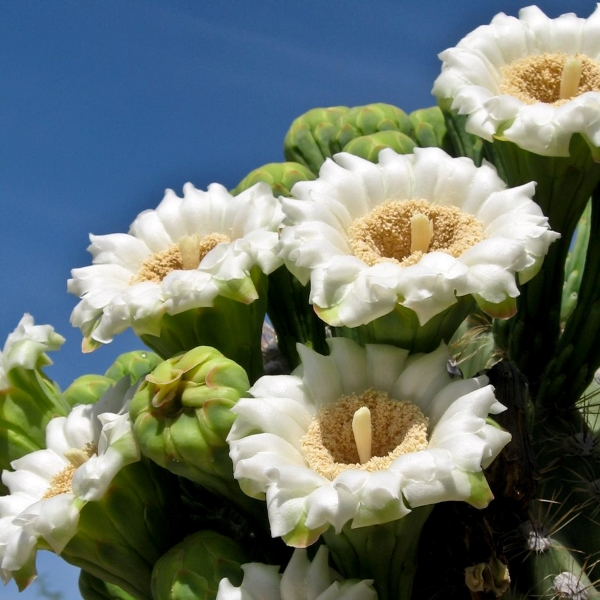
#> input picture Poissoning/kwiatki_inny.jpg, 600 x 600 px
$ python main.py
#> lines starting #> are read from the running program, lines starting #| are printed output that depends on the picture
"""
import numpy as np
import cv2
import matplotlib.pyplot as plt

# MINIMUM #

img = cv2.imread('kwiatki.jpg', 0)

lambdas = [1, 4, 8, 64, 256, 1024]

plt.figure(figsize=(16,10))
plt.subplot(2, 4, 1)
plt.imshow(img, cmap='gray')
plt.title('Obraz oryginalny')

i = 2
for l in lambdas:
    poisson_noise = np.random.poisson(l, img.shape).astype(np.float32)
    noisy_img = img + poisson_noise
    plt.subplot(2, 4, i)
    plt.imshow(noisy_img, cmap='gray')
    plt.title(f'Szum Poissona\nλ = {l}')
    i += 1

plt.show()
"""

import cv2
import numpy as np
import matplotlib.pyplot as plt

# DOMYŚLNE #

# Load the original image
img = cv2.imread('kwiatki_inny.jpg', cv2.IMREAD_GRAYSCALE)
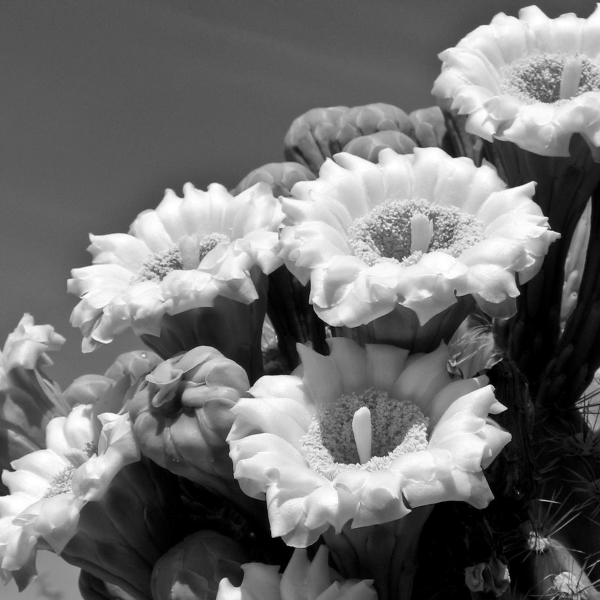
#> img: shape (600, 600); min 0, max 255, mean 113.4

# Define lambda values
lambdas = [1, 4, 8, 64, 256, 1024]

# Define interpolation methods
interpolation_methods = ['nearest', 'linear', 'area', 'cubic']

# Define image size
image_size = (600, 600)

# Generate and display interpolated images for each lambda and interpolation method
for lam in lambdas:
    # Generate noisy image using Poisson noise
    noisy_img = np.random.poisson(img / 255.0 * lam) / float(lam) * 255.0

    # Generate interpolated images for each interpolation method
    interpolated_images = []
    for method in interpolation_methods:
        interpolated_img = cv2.resize(noisy_img, image_size, interpolation=getattr(cv2, 'INTER_' + method.upper()))
        interpolated_images.append(interpolated_img)

    # Display results
    fig, axes = plt.subplots(nrows=1, ncols=len(interpolation_methods) + 1, figsize=(20, 5))

    for i, cell in enumerate(axes):
        if i == 0:
            cell.imshow(noisy_img, cmap='gray')
            cell.set_title('λ={}'.format(lam))
        else:
            cell.imshow(interpolated_images[i - 1], cmap='gray')
            cell.set_title('{}'.format(interpolation_methods[i - 1]))

        cell.axis('off')

    plt.tight_layout()
    plt.show()
#> this loop made 6 passes
#> pass 1, `noisy_img = np.random.poisson(img / 255.0 * lam) / float(lam) * 255.0`:
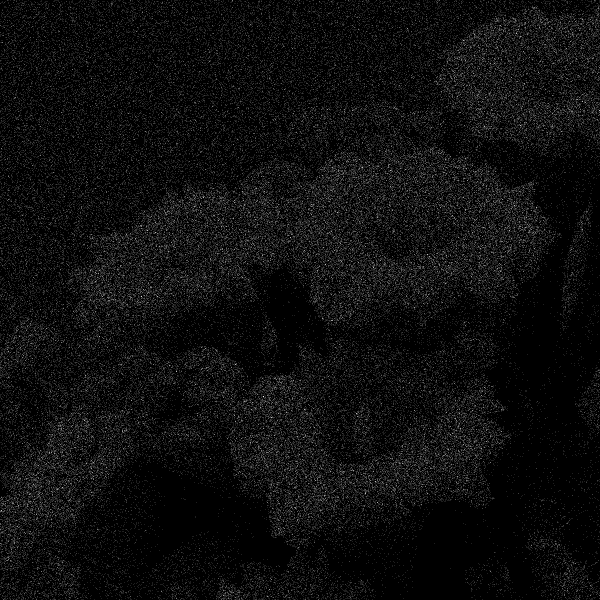
#> noisy_img: shape (600, 600) float64; min 0, max 2040, mean 113.5; drawn with min black and max white
#> pass 1, `plt.show()`:
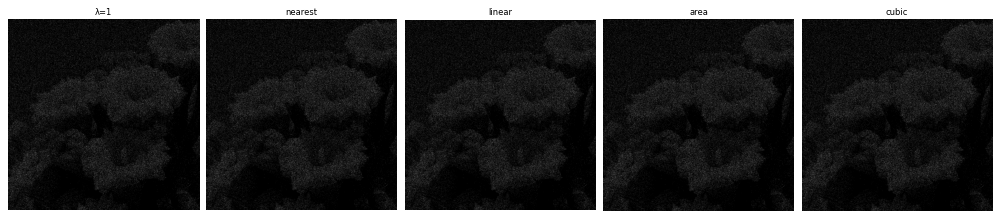
#> figure drawn by matplotlib, 5 panels
#> pass 2, `noisy_img = np.random.poisson(img / 255.0 * lam) / float(lam) * 255.0`:
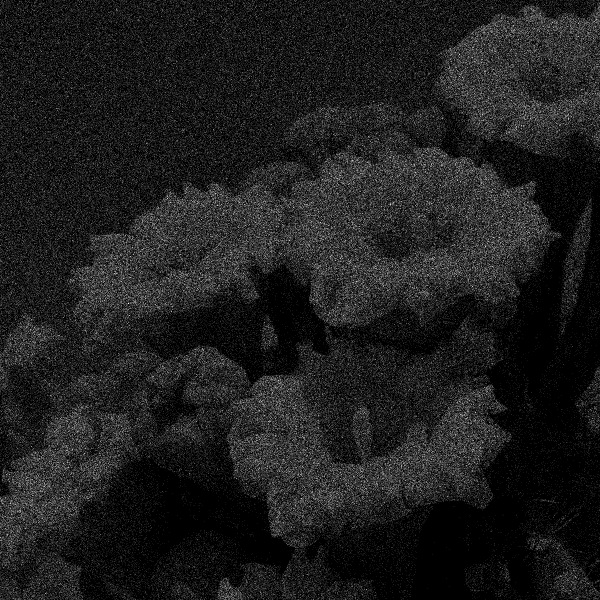
#> noisy_img: shape (600, 600) float64; min 0, max 956.2, mean 113.6; drawn with min black and max white
#> pass 3, `noisy_img = np.random.poisson(img / 255.0 * lam) / float(lam) * 255.0`:
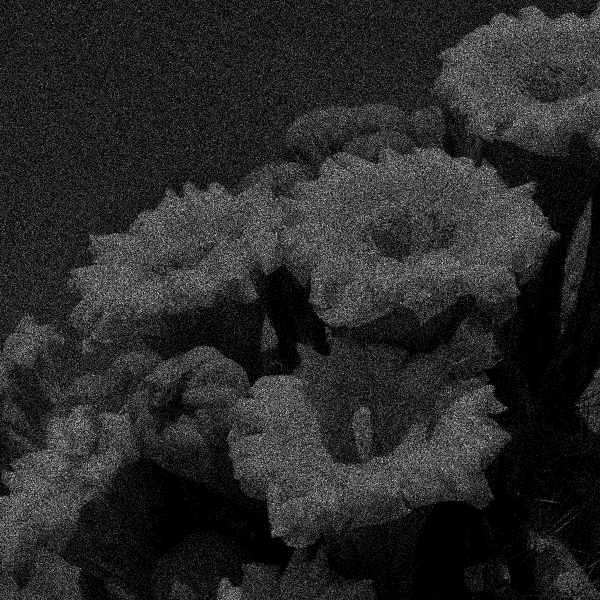
#> noisy_img: shape (600, 600) float64; min 0, max 701.2, mean 113.3; drawn with min black and max white
#> after the loop:
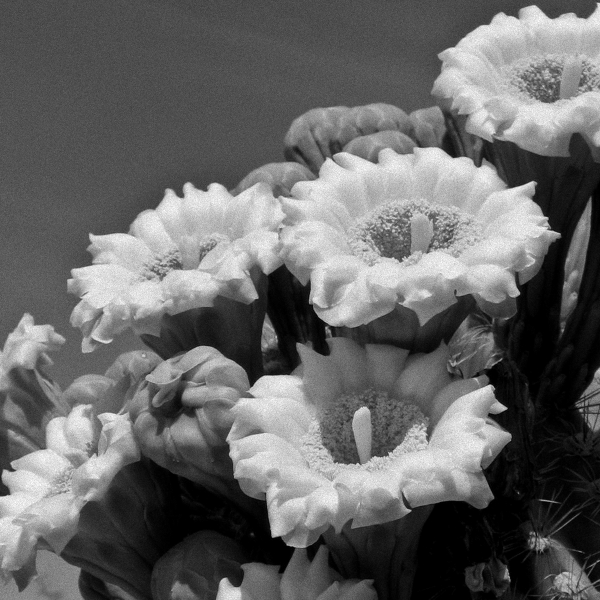
#> noisy_img: shape (600, 600) float64; min 0, max 279.7, mean 113.4; drawn with min black and max white
